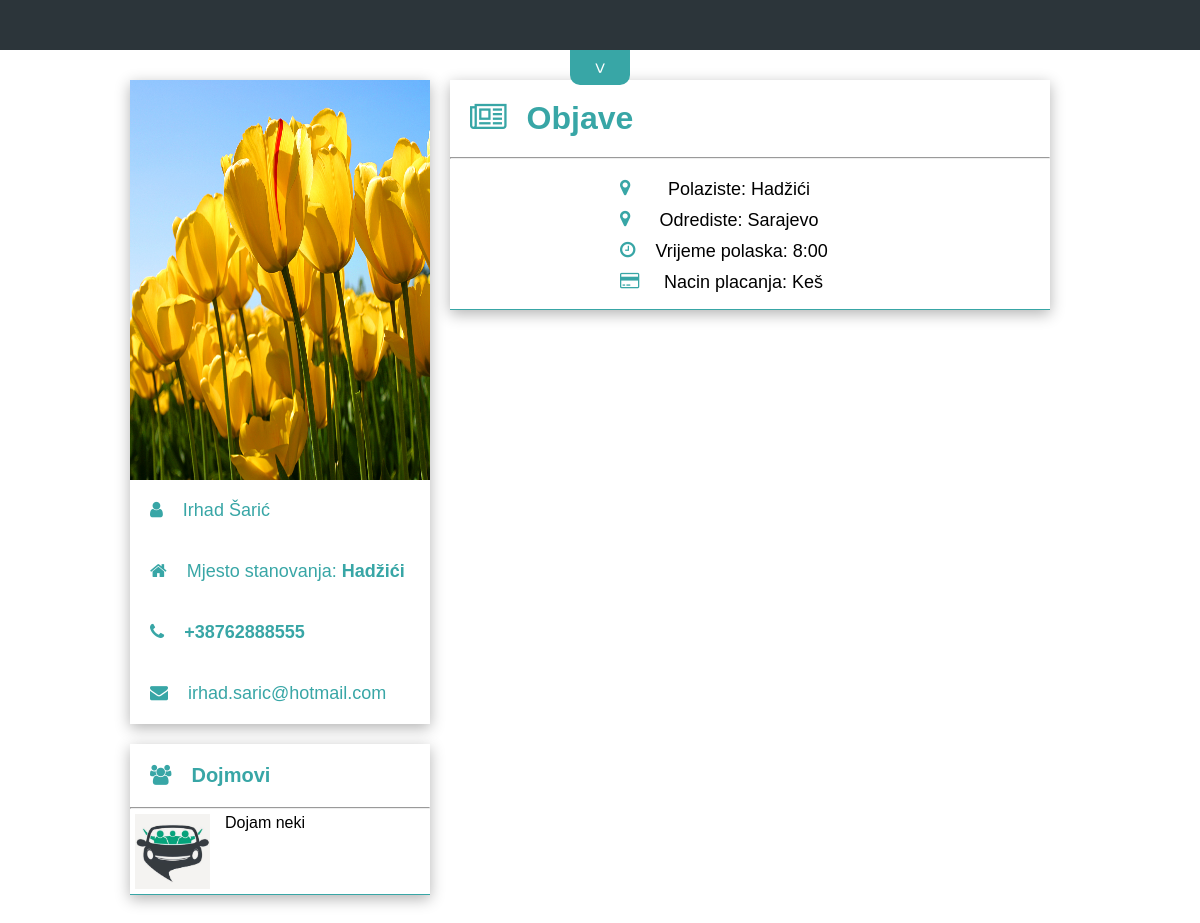
Before: /profil.php?id=23 with the older database file.
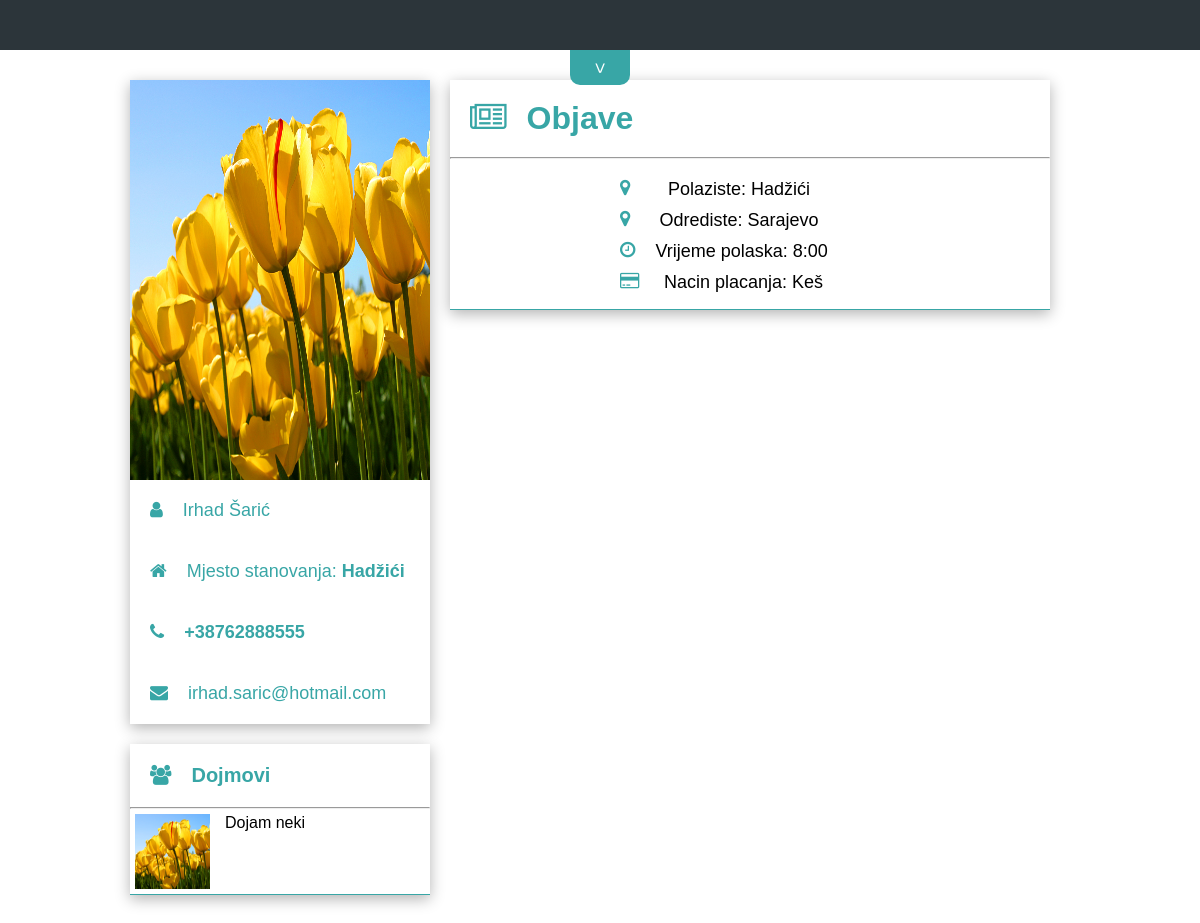
After: the same page with the newer database file.
### tables this page shows
CREATE TABLE `korisnici` (
  `id` int(11) NOT NULL,
  `ime` text NOT NULL,
  `prezime` text NOT NULL,
  `email` varchar(128) NOT NULL,
  `password` varchar(255) NOT NULL,
  `aktivacijskiKod` int(4) NOT NULL,
  `aktivan` varchar(5) NOT NULL DEFAULT 'nije',
  `profilna` varchar(255) NOT NULL DEFAULT 'profilne/default.jpg',
  `mjestoStanovanja` varchar(255) DEFAULT NULL,
  `brojTelefona` varchar(20) DEFAULT NULL
);

### profil.php (the view, shortened to what this page needs)
<?php
include("conn.php");
if(isset($_GET["id"]))
{
  $id = $_GET["id"];
  if(is_numeric($id))
  {
    $sql = "SELECT ime, prezime, email, profilna, mjestoStanovanja, brojTelefona FROM korisnici WHERE id=?";
    $spremna = $conn->prepare($sql);
    $spremna->bind_param("i", $_GET['id']);
    $spremna->execute();
    $spremna->bind_result($ime, $prezime, $email, $profilna, $mjestoStanovanja, $brojTelefona);
  }
  else
  {
    header("location:index.php");
  }
}
else
{
  header("location:404.html");
}
?>
<?php
    include("header.php");
?>
      <div id="contentProfila">
        <div class="boksovi" id="lijevo">
          <?php echo "<img src='".$profilna."' />"?>
          <ul>
            <li class="podaci"><i class="fa fa-user"></i><?php echo $ime." ".$prezime; ?></li>
            <?php
              if($mjestoStanovanja !== NULL)
              {
                echo "<li class='podaci'><i class='fa fa-home'></i>Mjesto stanovanja: <b>".$mjestoStanovanja."</b></li>";
              }
              if($brojTelefona !== NULL)
              {
                echo "<li class='podaci'><i class='fa fa-phone'></i><b>".$brojTelefona."</b></li>";
              }
            ?>
            <li class="podaci"><i class="fa fa-envelope"></i><?php echo $email; ?></li>
          </ul>
        </div>
        <div class="boksovi" id="lijevo2">
          <h1 class="podaci"><i class="fa fa-users"></i>Dojmovi</h1>
          <hr class="podaci"/>
                    <?php
                        $sql = "SELECT * FROM dojmovi WHERE idPrimaoca=? ORDER BY idDojma DESC";
                        $priprema = $conn->prepare($sql);
                        $priprema->bind_param("i", $_GET["id"]);
                        $priprema->execute();
                        $rez = $priprema->get_result();
                        while($row = $rez->fetch_assoc()) {
                          $idPosiljaoca[] = $row['idPosiljaoca'];
                          $dojmovi[] = $row['dojam'];
                          $idKorisnika = $row['idPosiljaoca'];
                          $sql2 = "SELECT profilna FROM korisnici WHERE id = ?";
                          $priprema2 = $conn->prepare($sql2);
                          $priprema2->bind_param("i", $idKorisnika);
                          $priprema2->execute();
                          $priprema2->bind_result($profilna2);
                          $slike[] = $profilna2;
                        }
                    ?>
            <?php
                        for($i = 0; $i < $rez->num_rows; $i++)
                        {
                            echo "<div class='maliBoks'>
                                    <a href='profil.php?id=".$idPosiljaoca[$i]."'><img src='".$slike[$i]."' width='75px' height='75px'></img>
                                    </a>
                            <p>".$dojmovi[$i]."</p></div>";
                        }
                    ?>
        </div>
        <div class="boksovi" id="desno">
          <h1 class="podaci"><i class="fa fa-newspaper-o"></i>Objave</h1>
          <hr class="podaci" />
          <div class='objava'>
            <div id="mapa"></div>
            <ul>
              <li><i class='fa fa-map-marker'></i>Polaziste: Hadžići</li>
              <li><i class='fa fa-map-marker'></i>Odrediste: Sarajevo</li>
              <li><i class='fa fa-clock-o'></i>Vrijeme polaska: 8:00</li>
              <li><i class='fa fa-credit-card'></i>Nacin placanja: Keš</li>
            </ul>
            </div>
        </div>
      </div>

### header.php
<?php
echo "<html>
<head>
    <title>Dokle.ba</title>
    <link rel='icon' type='image/png' href='miniLogo.png'>
    <meta charset='utf-8'>
    <link rel='stylesheet' type='text/css' href='style.css'>
    <link rel='shortcut icon' href='https://d30y9cdsu7xlg0.cloudfront.net/png/40506-200.png' />
    <link rel='stylesheet' href='https://cdnjs.cloudflare.com/ajax/libs/font-awesome/4.7.0/css/font-awesome.min.css'>
    <script src='https://ajax.googleapis.com/ajax/libs/jquery/3.2.1/jquery.min.js'></script>
    <script type='text/javascript' src='script.js'></script>
    <script async defer src='https://maps.googleapis.com/maps/api/js?key= AIzaSyDjLcd_ChTBifIsHeGhroL1nf8kP58vroM &callback=initMap'></script>
</head>
<body>
    <header class='main-nav'>
        <button class='toggle-nav'>
            <span>></span>
        </button>
        <ul class='nav'>
            <li class='lout' id='logo'><a href='#'><img src='Tripda Logo.jpg'></img></a></li>
            <li class='loud'><a href='pocetna.php'>Početna</a></li>
            <li class='loud'><a href='korisnici.php'>Korisnici</a></li>";
                if(isset($_SESSION['id']))
                {
                    $idPrimaoca = $_SESSION['id'];
                    $sql = "SELECT idPoruke FROM poruke WHERE idPrimaoca=? AND procitana=0";
                    $spremna2 = $conn->prepare($sql);
                    $spremna2->bind_param('i', $idPrimaoca);
                    $spremna2->execute();
                    $spremna2->store_result();
                    $neprocitane = $spremna2->num_rows;
                    $spremna2->close();
                    if($neprocitane == 0)
                        echo "<li class='loud'><a href='poruke.php'>Poruke</a></li>";
                    else
                        echo "<li class='loud'><a href='poruke.php'>Poruke (".$neprocitane.")</a></li>";
                }
                else
                {
                    echo "<li class='loud'><a href='#onama'>Kontakt</a></li>";
                }
                if(isset($_SESSION["id"]))
                {
                    echo "<li class='loud'><a href='profil.php?id=".$_SESSION["id"]."'>Profil</a></li>";
                }
                else
                {
                    echo "<li class='loud'><a href='index.php'>Login</a></li>";
                }
                if(isset($_SESSION["id"]))
                {
                    echo "<li class='loud'><a href='logout.php'>Logout</a></li>";
                }
                else
                {
                    echo "<li class='loud'><a href='index.php'>Registruj se</a></li>";
                }
        echo "</ul>
    </header>";
?>

### style.css (style rules this page uses)
* { font-family: arial; margin: 0; padding: 0; }
a { text-decoration: none; }
header { position: fixed; top:0; width: 100%; background-color: #2c353a; z-index: 1; }
header ul.nav { z-index: 1; margin-top: 0; margin-left: -40px; overflow: hidden; list-style: none; }
header ul.nav li { z-index: 1; position: relative; float: left; width: 16.66%; }
button.toggle-nav { position: absolute; top: 50px; z-index: 1; left: calc(50% - 30px); width: 60px; height: 35px; background-color: #38a6a6; font: 400 1.2em 'Allan', serif; color: #fff; border: none; line-height: 30px; vertical-align: middle; outline: none; cursor: pointer; border-bottom-left-radius: 10px; border-bottom-right-radius: 10px; -webkit-transition: all 0.25s ease; -moz-transition: all 0.25s ease; }
button.toggle-nav span { display: block; -webkit-transform: rotate(90deg); -moz-transform: rotate(90deg); -webkit-transition: all 0.25s ease; -moz-transition: all 0.25s ease; }
#contentProfila { width: 940px; margin: 80px auto; position: relative; }
#lijevo { width: 300px; position: relative; }
#lijevo img { width: 100%; height: 400px; }
#lijevo ul li { list-style-type: none; padding: 20px; }
.podaci { color: #38a6a6; font-size: 18px; }
#lijevo i { padding-right: 20px; }
#lijevo2 { position: relative; width: 300px; margin-top: 20px; }
#lijevo2 h1 { font-size: 20px; padding:20px; }
#lijevo2 h1 i { padding-right: 20px; }
.maliBoks { width: 100%; border-bottom:1px solid #38a6a6; display: inline-block; }
.maliBoks img { width: 75px; height: 75px; float: left; margin-left: 0; padding-top: 5px; padding-left: 5px; padding-right: 15px; padding-bottom: 5px; }
.maliBoks p { padding-top: 5px; word-wrap: break-word; overflow-y: auto; margin-right: : 0; }
#desno { position: absolute; width: 600px; margin-left: 320px; top: 0; }
#desno h1 { padding: 20px; font-size: 32px; }
#desno i { padding-right: 20px; }
#desno ul li { list-style-type: none; }
.objava { position: relative; display: inline-block; width: 100%; border-bottom: 1px solid #38a6a6; }
.objava #mapa { display: inline-block; width: 150px; height: 150px; }
.objava ul { padding: 20px 20px 40px; position: absolute; margin-top: 0; display: inline-block; }
.objava ul li { font-size: 18px; padding-bottom: 10px; text-align: center; }
.objava ul li i { float: left; color: #38a6a6 }
.boksovi { -webkit-box-shadow: 0px 4px 14px 0px rgba(0,0,0,0.3); -moz-box-shadow: 0px 4px 14px 0px rgba(0,0,0,0.3); box-shadow: 0px 4px 14px 0px rgba(0,0,0,0.3); }

Changed rows visible on the page:
changed korisnici (number 2 of 2 on the later page): profilna: picture added in place of a placeholder
